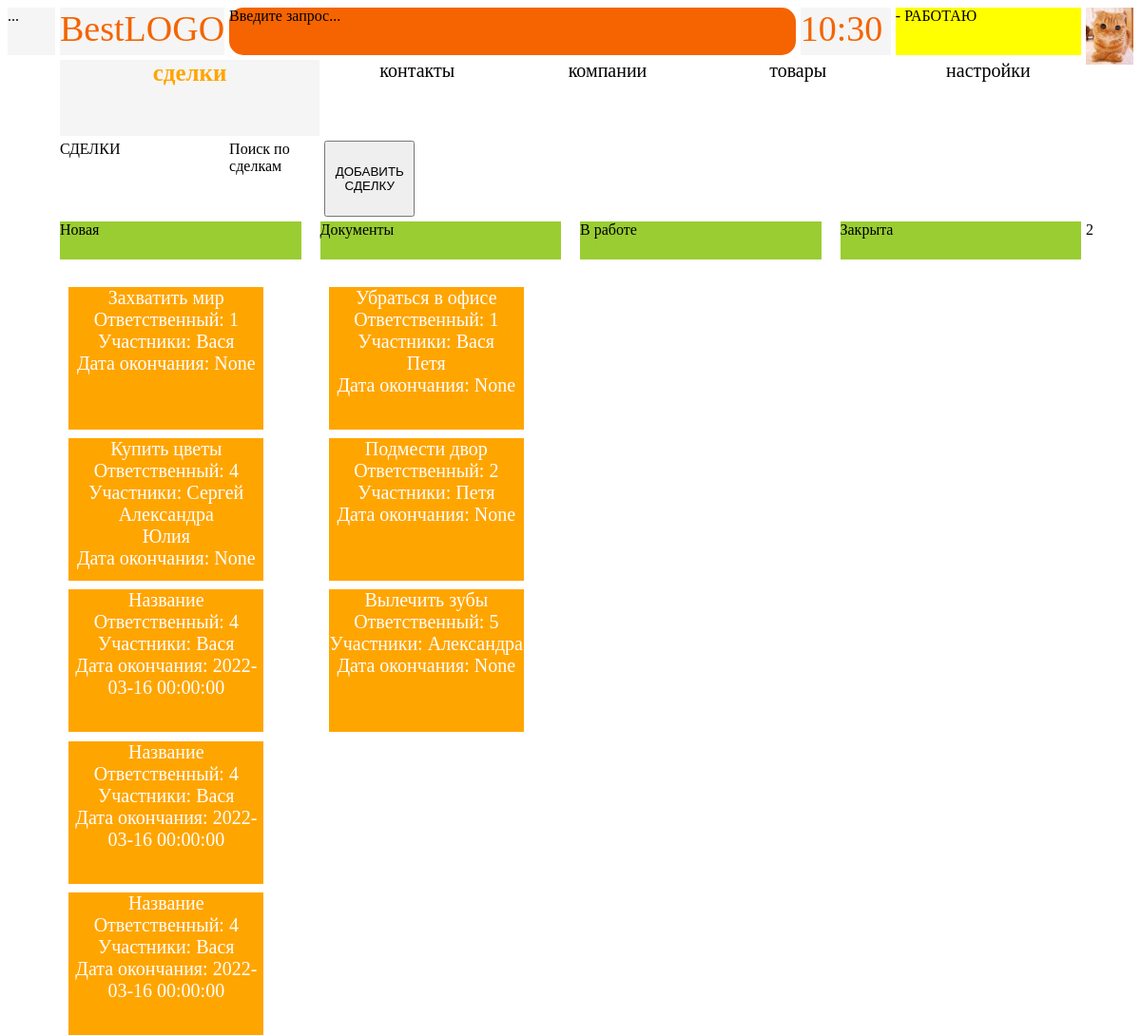
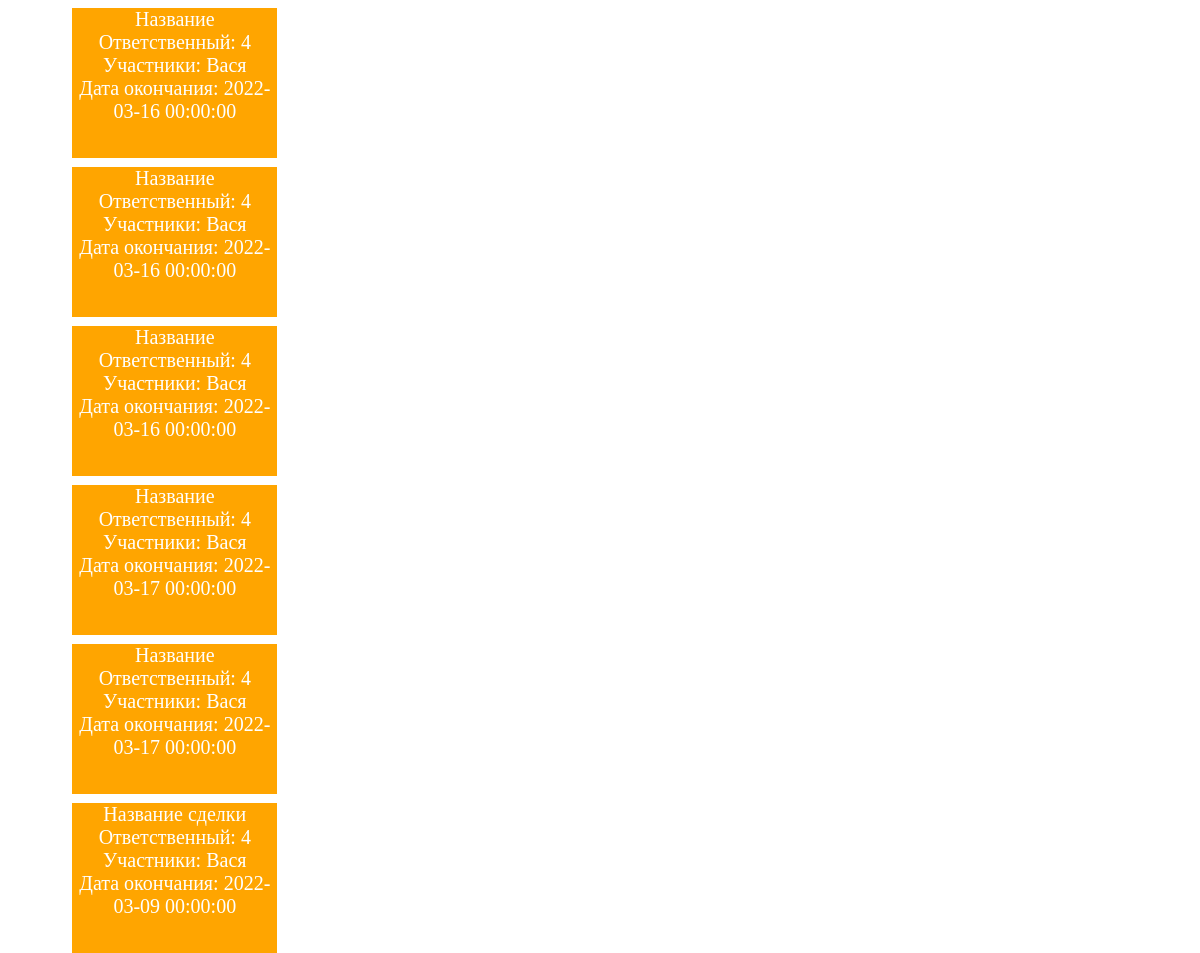
The page /1 on the database its author committed (2 pictures, top to bottom).
### views.py (models this page shows)
class User(db.Model):
	__tablename__="users"
	id=db.Column(db.Integer(),primary_key=True)
	name=db.Column(db.String(255),nullable=False)
	surname=db.Column(db.String(255))
	patronim=db.Column(db.String(255))
	position=db.Column(db.String(255))
	sex=db.Column(db.Boolean())
	responsible=db.relationship("Task",backref="users")
	avatar=db.Column(db.String(255))

class Task(db.Model):
	__tablename__="tasks"
	id=db.Column(db.Integer(),primary_key=True)
	participants=db.relationship("User",secondary="user_tasks",backref="tasks")
	description=db.Column(db.String(255))
	start_date=db.Column(db.DateTime(),default=datetime.utcnow,nullable=False)
	end_date=db.Column(db.DateTime())
	status=db.Column(db.String(255))
	responsible_id=db.Column(db.Integer(),db.ForeignKey("users.id"),)

### views.py (the view)
@app.route("/index/<uid>",methods=['POST','GET'])
@app.route("/<uid>",methods=['POST','GET'])
def index(uid):
	if request.method=='POST':
		print(request.form)
		desc=request.form['description']
		start_date=request.form['start_date']
		print(start_date)
		start_date=datetime.strptime(start_date, '%m/%d/%Y')
		end_date=request.form['end_date']
		print(end_date)
		end_date=datetime.strptime(end_date, '%m/%d/%Y')
		status="Начата"
		task=Task()
		task.description=desc
		task.status=status
		task.responsible_id=4
		task.participants.append(user1)
		task.start_date= start_date
		task.end_date= end_date
		current_db_sessions = db.session.object_session(task)
		current_db_sessions.add(task)
		print(dir(current_db_sessions))
		current_db_sessions.commit()
		users=User.query.all()
		user=User.query.filter(User.id==uid).first()
		new_deals=Task.query.filter(Task.status=="Начата").all()
		prepare_deals=Task.query.filter(Task.status=="В процессе").all()
		return render_template("deals_flask.html",workers=users,user=user,new_deals=new_deals,prepare_deals=prepare_deals)
	else:
		users=User.query.all()
		user=User.query.filter(User.id==uid).first()
		new_deals=Task.query.filter(Task.status=="Начата").all()
		prepare_deals=Task.query.filter(Task.status=="В процессе").all()
		return render_template("deals_flask.html",workers=users,user=user,new_deals=new_deals,prepare_deals=prepare_deals)

### templates/deals_flask.html (shortened to what this page needs)
<!DOCTYPE html>
<html>
  <head>
    <link rel="stylesheet" href="{{url_for('static', filename='index.css')}}">
    <link rel="stylesheet" href="{{url_for('static', filename='jquery-ui.css')}}">
  </head>
  <body>
<div id="menu">...</div>
<div id="logo"> BestLOGO </div>
<div id="search"> Введите запрос... </div>
<div id="time">10:30</div>
<div id="state"> - РАБОТАЮ</div>
<div id="ava"><img src={{url_for('static',filename=user.avatar)}} width="100%",height="100%"></div>
<div id="clear"> </div>
<div id="deals" class ="page_item page_active">сделки</div>
<div id="kontaks" class ="page_item">контакты</div>
<div id="comp"class ="page_item">компании</div>
<div id="sale"class ="page_item">товары</div>
<div id="op-ns"class ="page_item" >настройки</div>
<div id="clear"></div>
<div id="clear"></div>
<div id="deals2">СДЕЛКИ</div>
<div id="finddeal"> Поиск по сделкам</div>
<button type="button" name="button" onClick="new_deals()">
     <div id="adddeal">
    ДОБАВИТЬ
    <br>
    СДЕЛКУ
    </div>
</button>
<div id="clear"></div>
<div id="deals_container" >
    <div class="deal_div">Новая </div>
    <div class="deal_div">Документы </div>
    <div class="deal_div">В работе </div>
    <div class="deal_div">Закрыта </div>
    <div id = "new_deals_column" class="deals_column">{% for new_deal in new_deals %}
        <div class="deal"> {{new_deal.description}} <br>
          Ответственный: {{new_deal.responsible_id}} <br>
          Участники:
          {% for participant in new_deal.participants %}
            {{participant.name}} <br>
          {%endfor%}
          Дата окончания: {{new_deal.end_date}}
        </div>
      {%endfor%} </div>
    <div id = "prepare_deals_column" class="deals_column">
      {% for prepare_deal in prepare_deals %}
          <div class="deal"> {{prepare_deal.description}} <br>
            Ответственный: {{prepare_deal.responsible_id}} <br>
            Участники:
            {% for participant in prepare_deal.participants %}
              {{participant.name}} <br>
            {%endfor%}
            Дата окончания: {{prepare_deal.end_date}}
          </div>
        {%endfor%}  </div>
    <div id = "working_deals_column" class="deals_column"> </div>
    <div id = "closed_deals_column" class="deals_column" > </div>
  </div>
<div>2</div>
  </body>
</html>

### static/index.css (style rules this page uses)
body { display:grid; grid-template-columns: 50px repeat(10, 1fr) 50px; grid-template-rows: 50px 80px 80px 80px 1fr; grid-gap:5px; }
#menu { background-color: whitesmoke; }
#logo { background-color: whitesmoke; color: rgb(245,100,0); font-size: 38px; }
#search { grid-column: 3/9; background-color: rgb(245,100,0); border-radius: 15px; }
#time { background-color: whitesmoke; font-size: 38px; color: rgb(245,100,0); }
#state { grid-column: 10/12; background-color: yellow; }
#ava { background-color: red; }
#deals { grid-column: 2/4; }
#kontaks { grid-column: 4/6; }
#comp { grid-column: 6/8; }
#sale { grid-column: 8/10; }
#op-ns { grid-column: 10/12; }
#deals_container { grid-column: 2/12; grid-row:4 span 4; display:grid; grid-template-columns: repeat(4, 1fr); grid-template-rows: 40px 1fr; grid-gap: 20px; }
.deal_div { width: 100%; height: 100%; background-color: yellowgreen; }
.page_item { background-color: white; color: black; text-align: center; font-size: 20px; }
.page_active { background-color: whitesmoke; color: orange; font-size: 25px; font-weight: bolder; }
.deals_column { background-color: white; color: black; text-align: center; font-size: 20px; width: 90%; min-height: 600px; }
.deal { background-color: orange; width: 90%; height: 150px; color: white; margin: 4%; text-align: center; }

### rows shown on the page
User: avatar (picture), name "Вася"
Task: description "Захватить мир", responsible_id "1", end_date "None"
Task: description "Купить цветы", responsible_id "4", end_date "None"
User: name "Сергей"
User: name "Александра"
User: name "Юлия"
Task: description "Название", responsible_id "4", end_date "2022-03-16 00:00:00"
Task: description "Название", responsible_id "4", end_date "2022-03-16 00:00:00"
Task: description "Название", responsible_id "4", end_date "2022-03-16 00:00:00"
Task: description "Название", responsible_id "4", end_date "2022-03-16 00:00:00"
Task: description "Название", responsible_id "4", end_date "2022-03-16 00:00:00"
Task: description "Название", responsible_id "4", end_date "2022-03-16 00:00:00"
Task: description "Название", responsible_id "4", end_date "2022-03-17 00:00:00"
Task: description "Название", responsible_id "4", end_date "2022-03-17 00:00:00"
Task: description "Название сделки", responsible_id "4", end_date "2022-03-09 00:00:00"
Task: description "Убраться в офисе", responsible_id "1", end_date "None"
User: name "Петя"
Task: description "Подмести двор", responsible_id "2", end_date "None"
Task: description "Вылечить зубы", responsible_id "5", end_date "None"
